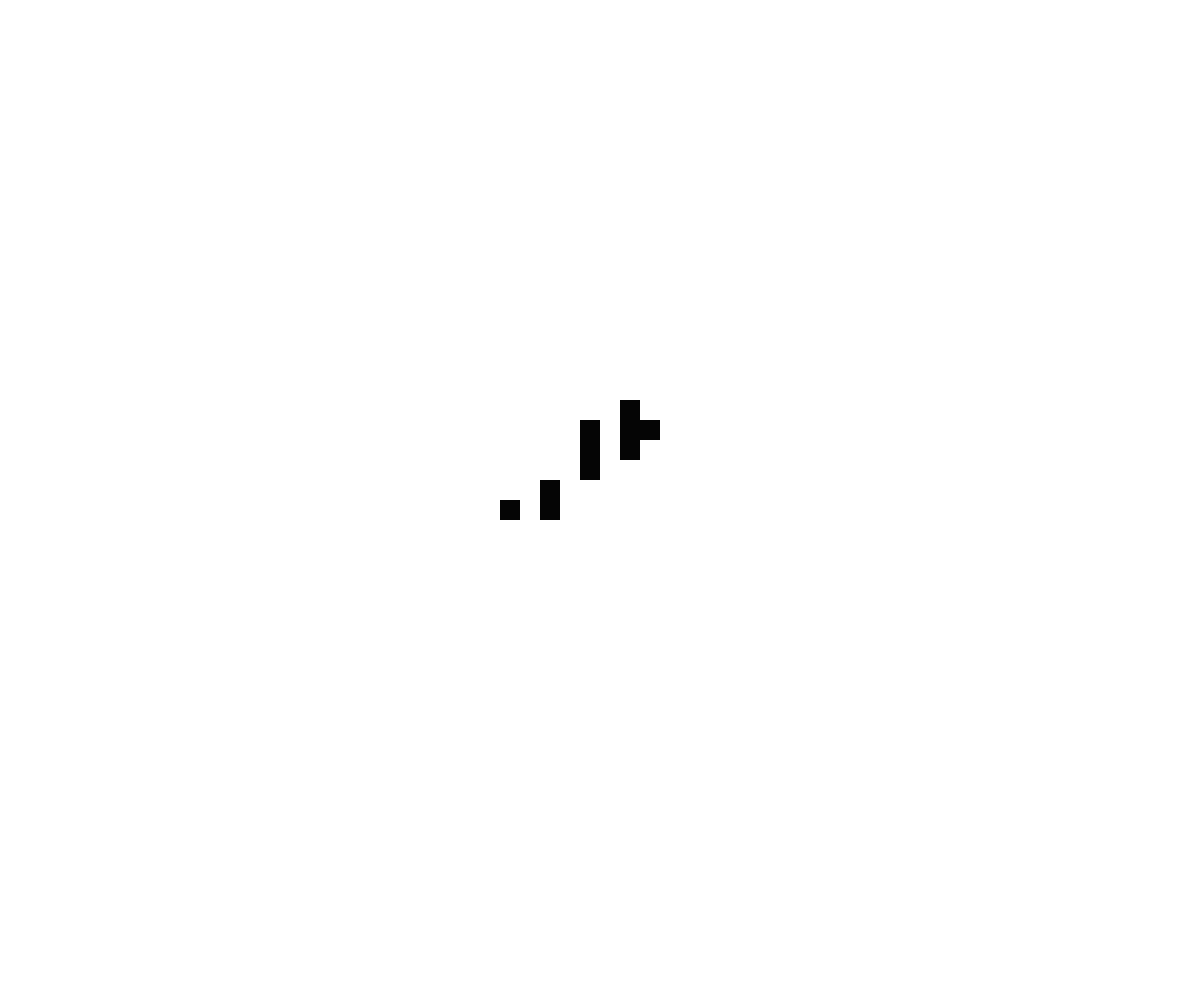
Frame 1 (no input)
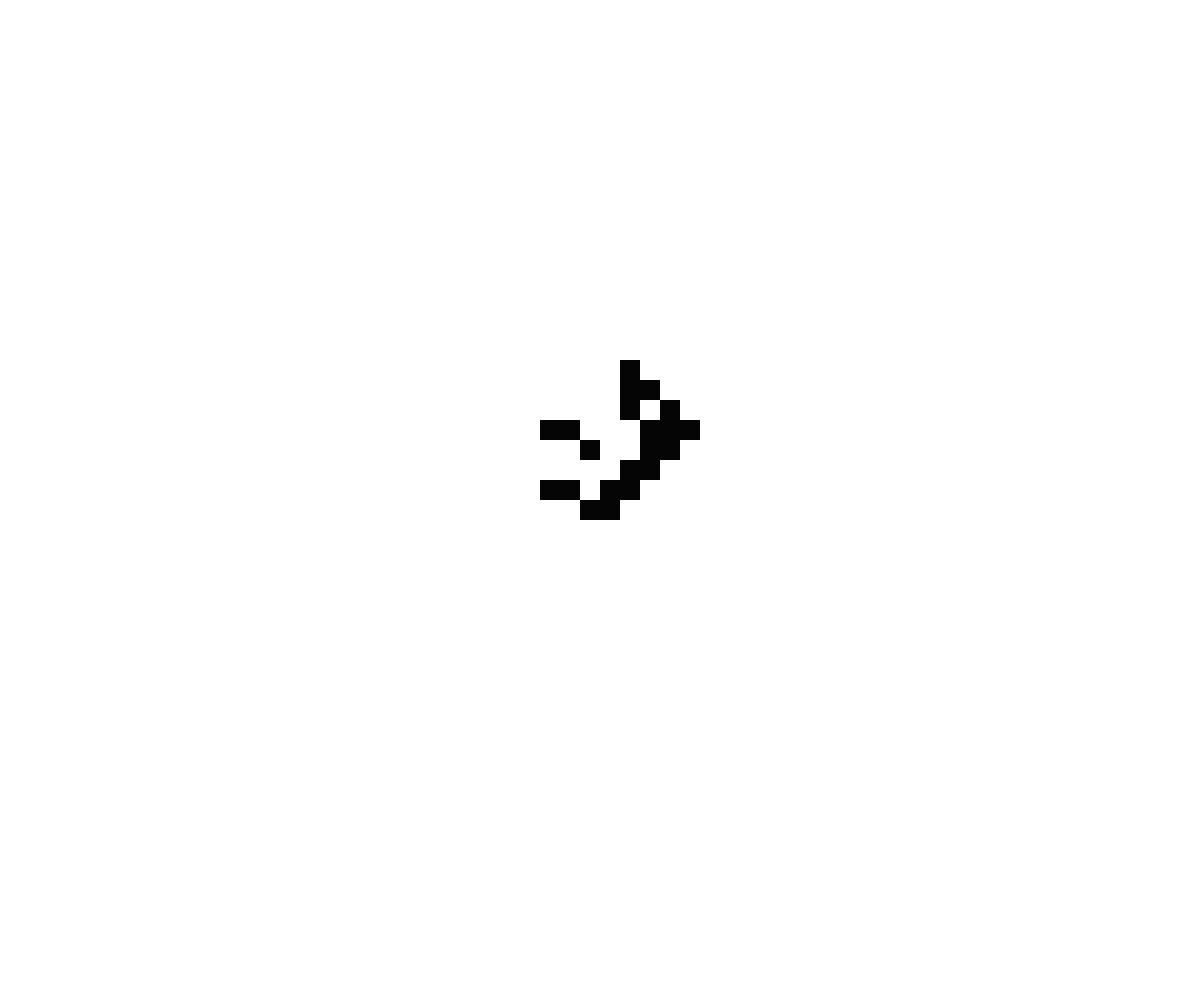
Frame 60 (no input)
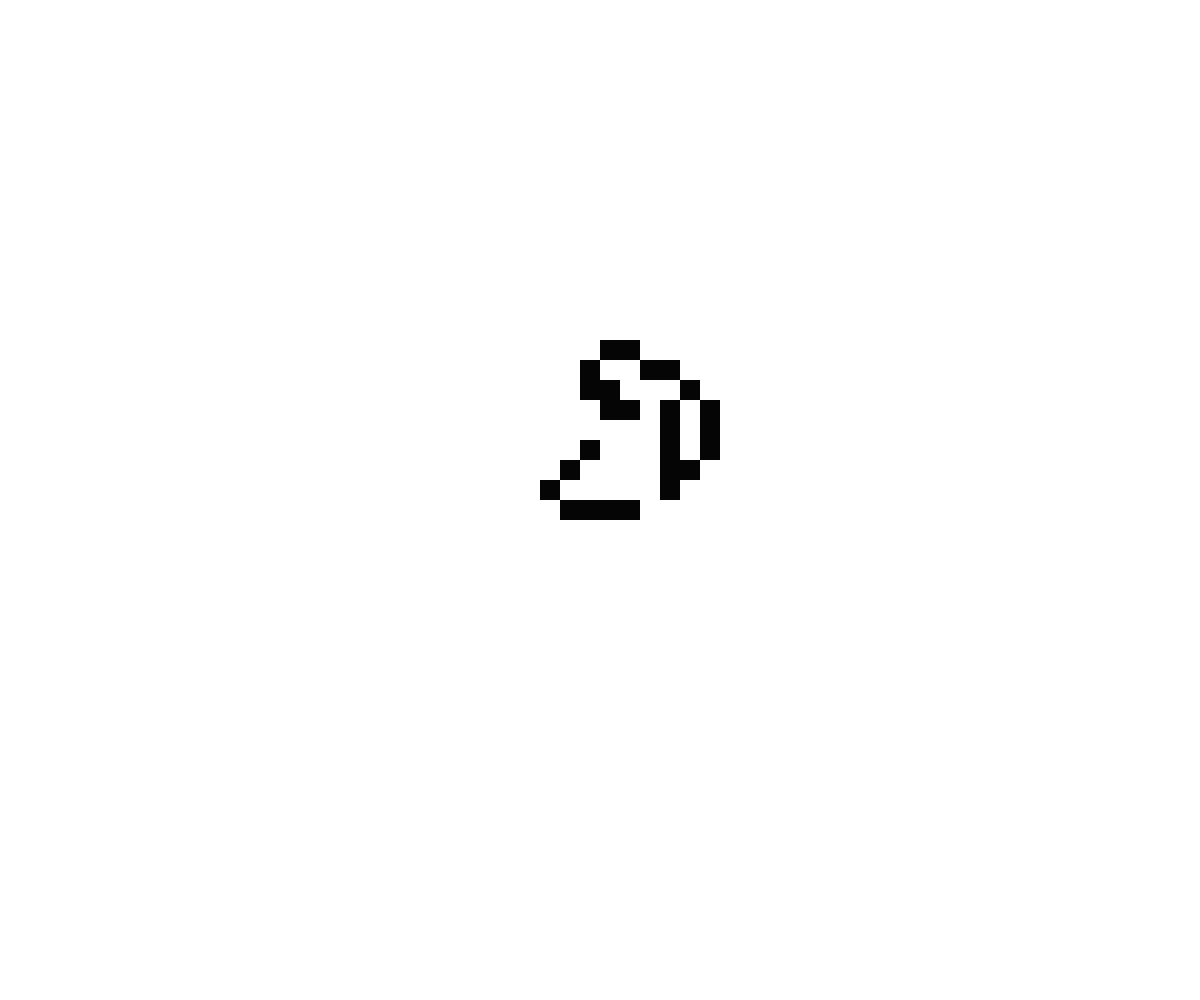
Frame 120 (the mouse pressed at the canvas centre since frame 60)

The p5.js sketch that drew these frames (run headless with seeded random() and noise() and a simulated clock; from frame 60 on, the mouse is pressed at the canvas centre):

// p5.js sketch
// ── sketch.js
function setup() {
    createCanvas(windowWidth, windowHeight);
    noStroke();
    init();
    //console.log(getN(26, 25));
    cellHeight = windowHeight / numCells;
    cellWidth = windowWidth / numCells;

    cellHeight = min([cellHeight, cellWidth]);
    cellWidth = min([cellHeight, cellWidth]);

    cellXStart = (windowWidth / 2) - (cellWidth * (numCells / 2));
    cellYStart = (windowHeight / 2) - (cellHeight * (numCells / 2));
}

function windowResized() {
    resizeCanvas(windowWidth, windowHeight, 1);

    cellHeight = windowHeight / numCells;
    cellWidth = windowWidth / numCells;

    cellHeight = min([cellHeight, cellWidth]);
    cellWidth = min([cellHeight, cellWidth]);

    cellXStart = (windowWidth / 2) - (cellWidth * (numCells / 2));
    cellYStart = (windowHeight / 2) - (cellHeight * (numCells / 2));
}

var numCells = 50;
var grid = [];

var cellHeight = 0;
var cellWidth = 0;

var cellXStart = 0;
var cellYStart = 0;

function init() {
    var y = 0;
    var x = 0;
    while (y < numCells) {
        grid[y] = [];
        y++;
    }

    y = 0;
    while (y < numCells) {
        while (x < numCells) {
            grid[y][x] = 0;
            x++;
        }
        y++;
        x = 0;
    }

    grid[25][20] = 1;

    grid[25][22] = 1;
    grid[24][22] = 1;

    grid[23][24] = 1;
    grid[22][24] = 1;
    grid[21][24] = 1;

    grid[22][26] = 1;
    grid[21][26] = 1;
    grid[20][26] = 1;

    grid[21][27] = 1;
}

function draw() {
    displayCells();
    if (frameCount > 1 && frameCount % 10 == 0) {
        updateCells();
    }
}

function displayCells() {
    var y = 0;
    var x = 0;

    while (y < numCells) {
        while (x < numCells) {
            //console.log(grid[y][x]);
            fill(255 - grid[y][x] * 250);
            rect(cellXStart + (cellWidth * x), cellYStart + (cellHeight * y), cellWidth, cellHeight);
            x++;
        }
        y++;
        x = 0;
    }
}

function updateCells() {
    var y = 0;
    var x = 0;
    var neibour = 0;
    var newGrid = copyGrid(grid);

    while (y < numCells) {
        while (x < numCells) {
            neibour = getN(y, x);
            neibour += getE(y, x);
            neibour += getS(y, x);
            neibour += getW(y, x);
            neibour += getNE(y, x);
            neibour += getSE(y, x);
            neibour += getSW(y, x);
            neibour += getNW(y, x);

            if (neibour < 2) {
                newGrid[y][x] = 0;
            } else if (neibour > 3) {
                newGrid[y][x] = 0;
            } else if (neibour == 3) {
                newGrid[y][x] = 1;
            }

            x++;
        }
        y++;
        x = 0;
    }

    transferIntoGrid(newGrid);
}

// Return a copy of the given grid
function copyGrid(from) {
    var copy = [];

    var y = 0;
    var x = 0;
    while (y < numCells) {
        copy[y] = [];
        y++;
    }

    y = 0;
    while (y < numCells) {
        while (x < numCells) {
            copy[y][x] = from[y][x];
            x++;
        }
        y++;
        x = 0;
    }

    return copy;
}

function getN(y, x) {
    return grid[(((y-1) % numCells) + numCells) % numCells][x];
}

function getS(y, x) {
    return grid[(((y+1) % numCells) + numCells) % numCells][x];
}

function getE(y, x) {
    return grid[y][(((x+1) % numCells) + numCells) % numCells];
}

function getW(y, x) {
    return grid[y][(((x-1) % numCells) + numCells) % numCells];
}

function getNE(y, x) {
    return grid[(((y-1) % numCells) + numCells) % numCells][(((x+1) % numCells) + numCells) % numCells];
}

function getSE(y, x) {
    return grid[(((y+1) % numCells) + numCells) % numCells][(((x+1) % numCells) + numCells) % numCells];
}

function getSW(y, x) {
    return grid[(((y+1) % numCells) + numCells) % numCells][(((x-1) % numCells) + numCells) % numCells];
}

function getNW(y, x) {
    return grid[(((y-1) % numCells) + numCells) % numCells][(((x-1) % numCells) + numCells) % numCells];
}

function transferIntoGrid(from) {
    var y = 0;
    var x = 0;

    while (y < numCells) {
        while (x < numCells) {
            grid[y][x] = from[y][x];
            x++;
        }
        y++;
        x = 0;
    }
}
